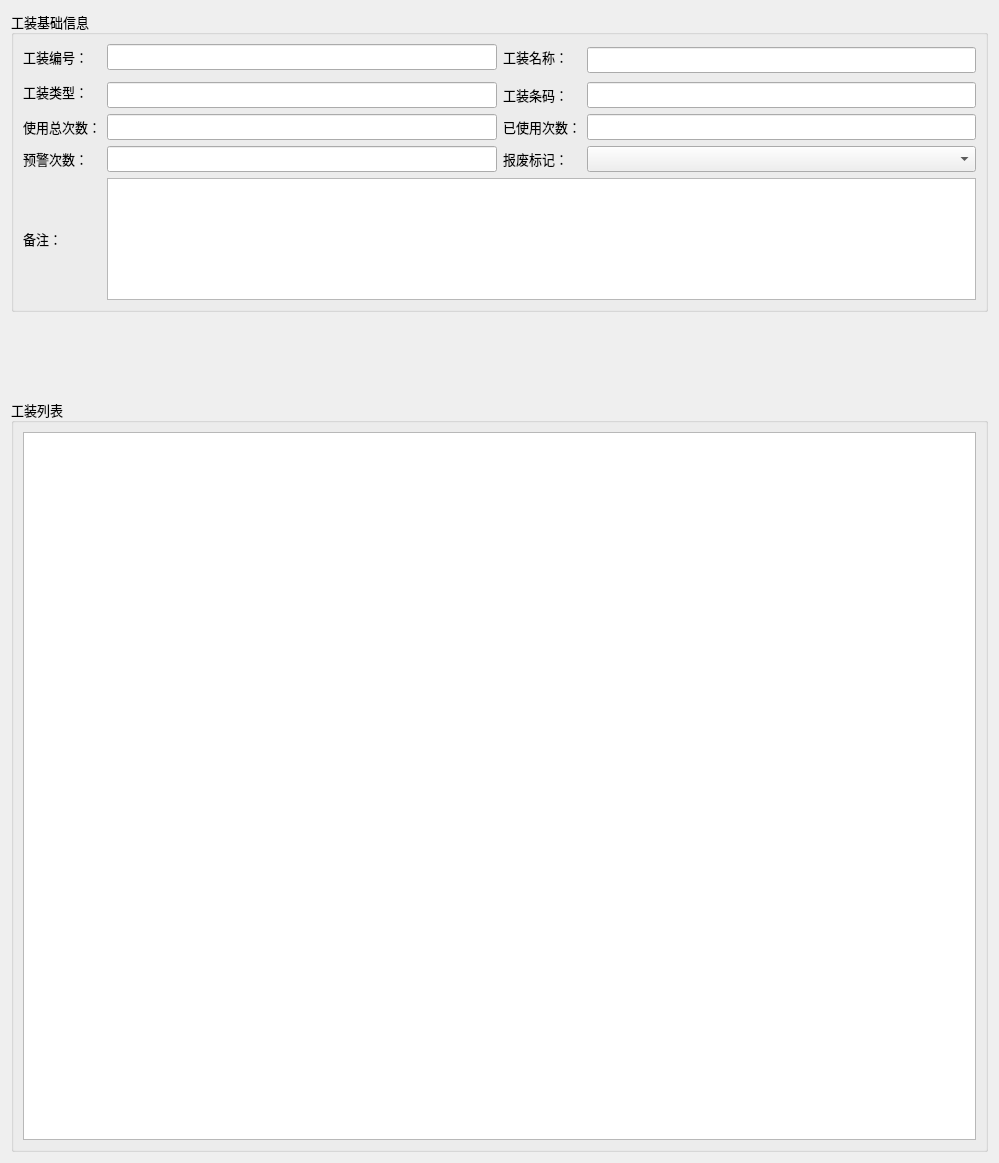
<?xml version="1.0" encoding="UTF-8"?>
<ui version="4.0">
 <class>WidgetBaseFixture</class>
 <widget class="QWidget" name="WidgetBaseFixture">
  <property name="geometry">
   <rect>
    <x>0</x>
    <y>0</y>
    <width>999</width>
    <height>1163</height>
   </rect>
  </property>
  <property name="font">
   <font>
    <family>微软雅黑</family>
    <pointsize>10</pointsize>
   </font>
  </property>
  <property name="windowTitle">
   <string>Form</string>
  </property>
  <layout class="QVBoxLayout" name="verticalLayout_2" stretch="4,1,10">
   <item>
    <widget class="QGroupBox" name="groupBoxMessage">
     <property name="title">
      <string>工装基础信息</string>
     </property>
     <layout class="QGridLayout" name="gridLayout">
      <item row="3" column="2">
       <widget class="QLabel" name="labelUsedCount">
        <property name="text">
         <string>已使用次数：</string>
        </property>
       </widget>
      </item>
      <item row="0" column="1">
       <widget class="QLineEdit" name="editFixtureID"/>
      </item>
      <item row="5" column="0">
       <widget class="QLabel" name="labelDescription">
        <property name="text">
         <string>备注：</string>
        </property>
       </widget>
      </item>
      <item row="3" column="1">
       <widget class="QLineEdit" name="editTotalCount"/>
      </item>
      <item row="3" column="3">
       <widget class="QLineEdit" name="editUsedCount"/>
      </item>
      <item row="0" column="2">
       <widget class="QLabel" name="labelFixtureName">
        <property name="text">
         <string>工装名称：</string>
        </property>
       </widget>
      </item>
      <item row="1" column="0" rowspan="2">
       <widget class="QLabel" name="labelFixtureType">
        <property name="text">
         <string>工装类型：</string>
        </property>
       </widget>
      </item>
      <item row="3" column="0">
       <widget class="QLabel" name="labelTotalCount">
        <property name="text">
         <string>使用总次数：</string>
        </property>
       </widget>
      </item>
      <item row="2" column="3">
       <widget class="QLineEdit" name="editFixtureBarcode"/>
      </item>
      <item row="2" column="2">
       <widget class="QLabel" name="labelFixtureBarcode">
        <property name="text">
         <string>工装条码：</string>
        </property>
       </widget>
      </item>
      <item row="2" column="1">
       <widget class="QLineEdit" name="editFixtureType"/>
      </item>
      <item row="0" column="0">
       <widget class="QLabel" name="labelFixtureID">
        <property name="text">
         <string>工装编号：</string>
        </property>
       </widget>
      </item>
      <item row="5" column="1" colspan="3">
       <widget class="QTextEdit" name="editDescription"/>
      </item>
      <item row="0" column="3" rowspan="2">
       <widget class="QLineEdit" name="editFixtureName"/>
      </item>
      <item row="4" column="0">
       <widget class="QLabel" name="labelWarningCount">
        <property name="text">
         <string>预警次数：</string>
        </property>
       </widget>
      </item>
      <item row="4" column="1">
       <widget class="QLineEdit" name="editWarningCount"/>
      </item>
      <item row="4" column="2">
       <widget class="QLabel" name="labelScrap">
        <property name="text">
         <string>报废标记：</string>
        </property>
       </widget>
      </item>
      <item row="4" column="3">
       <widget class="QComboBox" name="comboBoxScrap"/>
      </item>
     </layout>
    </widget>
   </item>
   <item>
    <widget class="ButtonGroup" name="buttonGroup" native="true"/>
   </item>
   <item>
    <widget class="QGroupBox" name="groupBox">
     <property name="title">
      <string>工装列表</string>
     </property>
     <layout class="QVBoxLayout" name="verticalLayout">
      <item>
       <widget class="QTableView" name="tableView"/>
      </item>
     </layout>
    </widget>
   </item>
  </layout>
 </widget>
 <customwidgets>
  <customwidget>
   <class>ButtonGroup</class>
   <extends>QWidget</extends>
   <header>ButtonGroup.h</header>
   <container>1</container>
  </customwidget>
 </customwidgets>
 <resources/>
 <connections/>
</ui>
